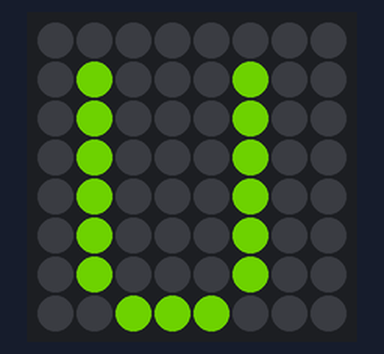
Bench run of a program on a simulated Raspberry Pi (BCM pin numbers) with a Sense HAT. Shown: the Sense HAT's 8×8 RGB LED matrix. Dim RGB values are drawn brighter than linear; random numbers come from a fixed seed.

Above: at 0.1 s.
At 4.1 s:
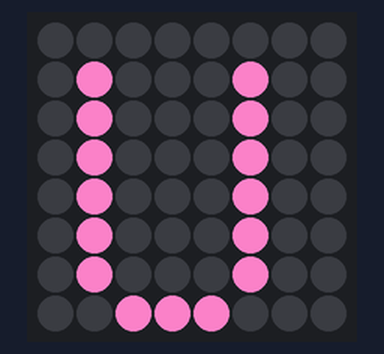
At 7.1 s:
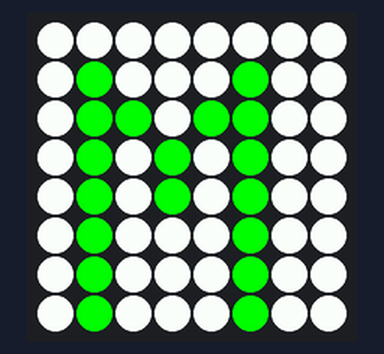
At 10.1 s:
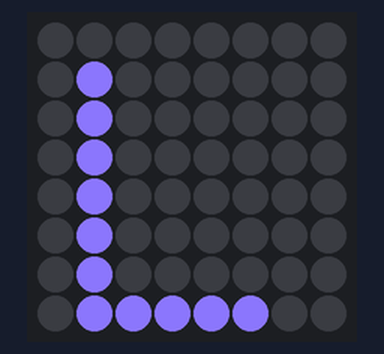
At 19.1 s:
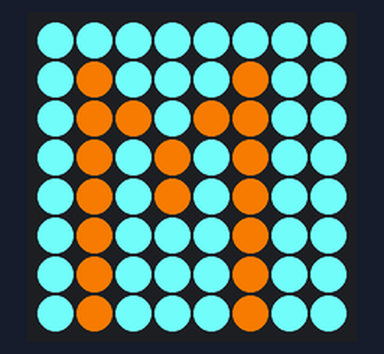
At 38.1 s:
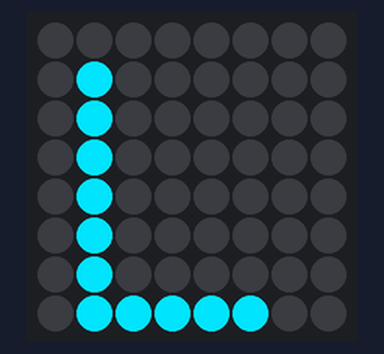

The program:

ejercicio_2_c.py
```python
#!/usr/bin/python

from sense_hat import SenseHat
from time import sleep
from random import randint
import random
import sys
import time

sense = SenseHat()
tecla=""

while True:
	try:
		sense.clear()
		r1 = randint(0,255)
		r2=randint(0,255)

		sense.show_letter("U", text_colour=[r1, 125, r2])
		sleep(1)

		r1= randint(0,255)
		r2=randint(0,255)

		sense.show_letter("C", text_colour=[123, r2, r1])
		sleep(1)

		r1 = randint(0,255)
		r2=randint(0,255)


		sense.show_letter("L", text_colour=[r1, r2, 255])
		sleep(1)
		sense.show_letter("M", text_colour=[r2, r1, 0], back_colour=[r1, 255, 255])
		sleep(1)
	except KeyboardInterrupt:
		sense.clear()
		sys.exit()
```

Measured:
- what the display in image 1 shows lasts 1.0 s, from 4.0 s to 5.0 s
